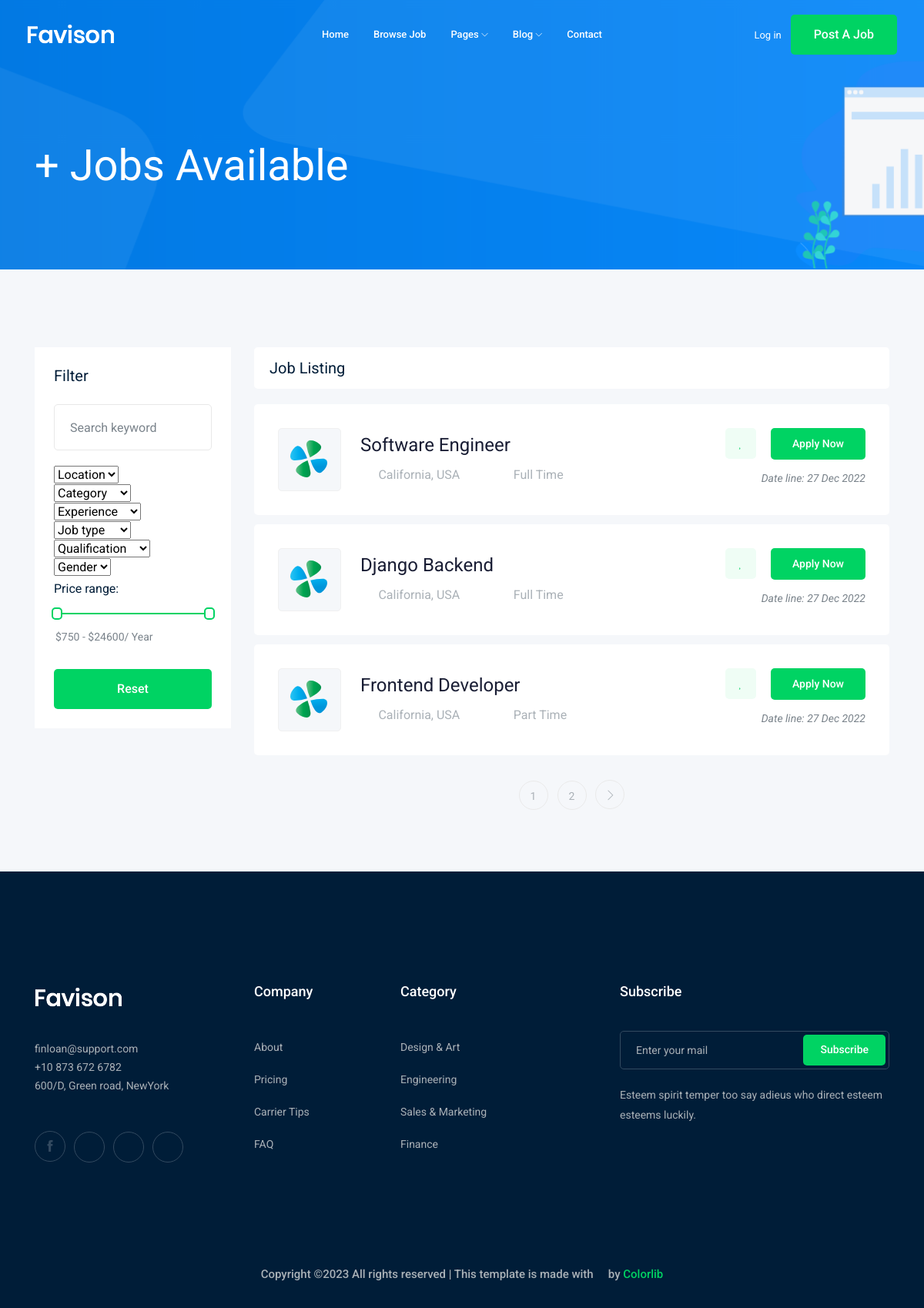
Screenshot of /jobs/ with the database file from the repository.
### job/models.py (models this page shows, shortened)
class Job(models.Model):
    title        = models.CharField(max_length=100)
    job_type     = models.CharField(max_length=15 , choices=JOB_TYPE)
    description  = models.TextField(max_length=1000)
    published_at = models.DateTimeField(auto_now=True)
    vacancy      = models.IntegerField(default=1)
    salary       = models.IntegerField(default=0)
    experience   = models.IntegerField(default=1)
    image = models.ImageField(upload_to= image_upload)
    slug = models.SlugField(blank=True, null=True) # https://www.jobboard.com/add-the-slug-field-inside-django-model/
    category     = models.ForeignKey('Category',on_delete=models.CASCADE, default=1) # one to many
    owner = models.ForeignKey(User, related_name='job_owner', on_delete=models.CASCADE)
    def __str__(self):
        return self.title

### job/views.py (the view)
# urls.py: path('', views.job_list, name='job_list'), # path('path_name/', include('app_name.urls'))
def job_list(request):
    job_list = Job.objects.all()
    paginator = Paginator(job_list, 3) # Show 3 contacts per page.
    page_number = request.GET.get('page')
    page_obj = paginator.get_page(page_number)
    context = {'jobs': page_obj} # template name
    return render(request, 'job/job_list.html', context)

### job/templates/job/job_list.html (shortened to what this page needs)
{% extends 'base.html' %}
{% block body %}
<div class="bradcam_area bradcam_bg_1">
    <div class="container">
        <div class="row">
            <div class="col-xl-12">
                <div class="bradcam_text">
                    <h3>{{jobs.count}}+ Jobs Available</h3>
                </div>
            </div>
        </div>
    </div>
</div>
<div class="job_listing_area plus_padding">
    <div class="container">
        <div class="row">
            <div class="col-lg-3">
                <div class="job_filter white-bg">
                    <div class="form_inner white-bg">
                        <h3>Filter</h3>
                        <form action="#">
                            <div class="row">
                                <div class="col-lg-12">
                                    <div class="single_field">
                                        <input type="text" placeholder="Search keyword">
                                    </div>
                                </div>
                                <div class="col-lg-12">
                                    <div class="single_field">
                                        <select class="wide">
                                            <option data-display="Location">Location</option>
                                        </select>
                                    </div>
                                </div>
                                <div class="col-lg-12">
                                    <div class="single_field">
                                        <select class="wide">
                                            <option data-display="Category">Category</option>
                                        </select>
                                    </div>
                                </div>
                                <div class="col-lg-12">
                                    <div class="single_field">
                                        <select class="wide">
                                            <option data-display="Experience">Experience</option>
                                        </select>
                                    </div>
                                </div>
                                <div class="col-lg-12">
                                    <div class="single_field">
                                        <select class="wide">
                                            <option data-display="Job type">Job type</option>
                                        </select>
                                    </div>
                                </div>
                                <div class="col-lg-12">
                                    <div class="single_field">
                                        <select class="wide">
                                            <option data-display="Qualification">Qualification</option>
                                        </select>
                                    </div>
                                </div>
                                <div class="col-lg-12">
                                    <div class="single_field">
                                        <select class="wide">
                                            <option data-display="Gender">Gender</option>
                                        </select>
                                    </div>
                                </div>
                            </div>
                        </form>
                    </div>
                    <div class="range_wrap">
                        <label for="amount">Price range:</label>
                        <div id="slider-range"></div>
                        <p>
                            <input type="text" id="amount" readonly
                                style="border:0; color:#7A838B; font-size: 14px; font-weight:400;">
                        </p>
                    </div>
                    <div class="reset_btn">
                        <button class="boxed-btn3 w-100" type="submit">Reset</button>
                    </div>
                </div>
            </div>
            <div class="col-lg-9">
                <div class="recent_joblist_wrap">
                    <div class="recent_joblist white-bg ">
                        <div class="row align-items-center">
                            <div class="col-md-6">
                                <h4>Job Listing</h4>
                            </div>
                            <div class="col-md-6">
                            </div>
                        </div>
                    </div>
                </div>
                <div class="job_lists m-0">
                    <div class="row">
                        {% for job in jobs %}
                        <div class="col-lg-12 col-md-12">
                            <div class="single_jobs white-bg d-flex justify-content-between">
                                <div class="jobs_left d-flex align-items-center">
                                    <div class="thumb">
                                        <img src="img/svg_icon/1.svg" alt="">
                                    </div>
                                    <div class="jobs_conetent">
                                        <a href="{% url 'jobs:job_detail' job.slug%}">
                                            <h4>{{job}}</h4>
                                        </a>
                                        <div class="links_locat d-flex align-items-center">
                                            <div class="location">
                                                <p> <i class="fa fa-map-marker"></i> California, USA</p>
                                            </div>
                                            <div class="location">
                                                <p> <i class="fa fa-clock-o"></i>{{job.job_type}}</p>
                                            </div>
                                        </div>
                                    </div>
                                </div>
                                <div class="jobs_right">
                                    <div class="apply_now">
                                        <a class="heart_mark" href="#"> <i class="fa fa-heart"></i> </a>
                                        <a href="{% url 'jobs:job_detail' job.slug%}" class="boxed-btn3">Apply Now</a>
                                    </div>
                                    <div class="date">
                                        <p>Date line: {{job.published_at|date:'d M Y'}}</p>
                                    </div>
                                </div>
                            </div>
                        </div>
                        {% endfor %}
                    </div>
                    <div class="row">
                        <div class="col-lg-12">
                            {% if jobs.has_other_pages %}
                            <div class="pagination_wrap">
                                <ul>
                                    {% for i in jobs.paginator.page_range %}
                                    <li><a href="?page={{i}}"><span>{{i}}</span></a></li>
                                    {% endfor %}
                                    {% if jobs.has_next %}
                                    <li><a href="?page={{jobs.next_page_number}}"> <i class="ti-angle-right"></i> </a></li>
                                    {% endif %}
                                </ul>
                            </div>
                            {% endif %}
                        </div>
                    </div>
                </div>
            </div>
        </div>
    </div>
</div>
{% endblock body %}

### rows the page displays
Job: title "Software Engineer", job_type "Full Time", published_at "27 Dec 2022"
Job: title "Django Backend", job_type "Full Time", published_at "27 Dec 2022"
Job: title "Frontend Developer", job_type "Part Time", published_at "27 Dec 2022"

### other values shown
{{ i }} "1" "2"
